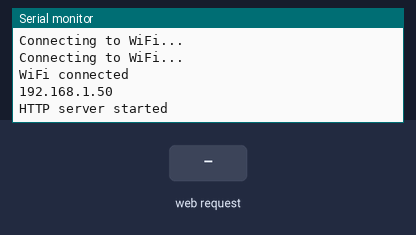
Recording of a sketch running on a simulated ESP8266 (NodeMCU). Parts: the last lines printed to the serial monitor. Inputs (shaded band) come from the test bench. WiFi joins after 1.5 s; servers stay silent unless stated.

Above: at 3.2 s.
3.3 s: HTTP request GET /setNhanhDan received
At 4.5 s:
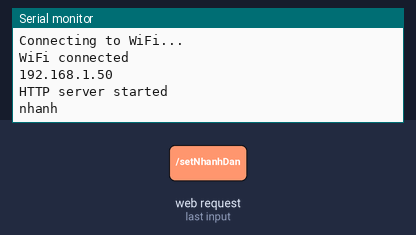
4.8 s: HTTP request GET /setChamDan received
At 5.7 s:
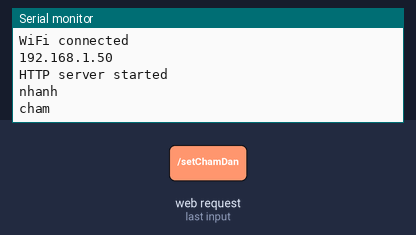
6.3 s: HTTP request GET /setXuoi received
At 6.8 s:
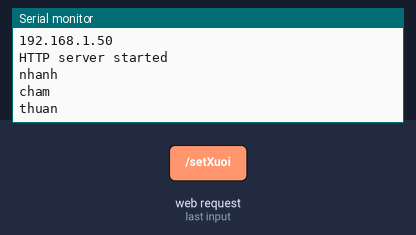
7.8 s: HTTP request GET /setNguoc received
At 9.1 s:
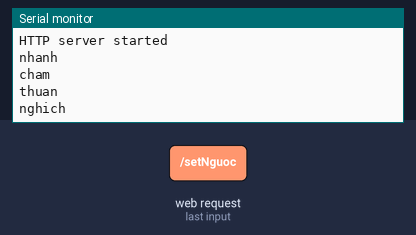

Measured:
- after the input at 3.3 s, the serial monitor: prints a new line at once (image 1)
- after the input at 4.8 s, the serial monitor: prints a new line at once (image 2)
- after the input at 6.3 s, the serial monitor: prints a new line at once (image 3)
- after the input at 7.8 s, the serial monitor: prints a new line at once (image 4)

The sketch:

ESP8266.ino
```cpp
#include <ESP8266WiFi.h>
#include <ESP8266WebServer.h>

const char *ssid = "OchaHouse Tang 2";
const char *password = "ochahouse";

ESP8266WebServer server(80);

#define GAS_SENSOR A0

void setup() {
  Serial.begin(115200);

  // Kết nối đến WiFi
  WiFi.begin(ssid, password);
  while (WiFi.status() != WL_CONNECTED) {
    delay(1000);
    Serial.println("Connecting to WiFi...");
  }

  Serial.println("WiFi connected");
  Serial.println(WiFi.localIP());

  server.on("/", HTTP_GET, handleRoot);
  server.on("/gasValue", HTTP_GET, handleReadSensor); // Đổi tên đường dẫn thành /gasValue

  server.on("/setNhanhDan", HTTP_GET, handleSetNhanhDan);
  server.on("/setChamDan", HTTP_GET, handleSetChamDan);
  server.on("/setXuoi", HTTP_GET, handleSetXuoi);
  server.on("/setNguoc", HTTP_GET, handleSetNguoc);

  server.begin();
  Serial.println("HTTP server started");
}

void loop() {
  server.handleClient();
}

void handleRoot() {
  int gasValue = analogRead(GAS_SENSOR); // Đọc giá trị từ cảm biến khí ga (sử dụng giao tiếp analog)
  String html = "<html><head><script>function updateValue() { var xhttp = new XMLHttpRequest(); xhttp.onreadystatechange = function() { if (this.readyState == 4 && this.status == 200) { document.getElementById('gasValue').innerHTML = this.responseText; } }; xhttp.open('GET', '/gasValue', true); xhttp.send(); } setInterval(updateValue, 1000);</script></head>";
  html += "<body><h1>Gas Sensor Value</h1>";
  html += "<p>Digital Value: <span id='gasValue'>" + String(gasValue) + "</span></p>"; // Hiển thị giá trị số học 1 hoặc 0 lên trang web

  html += "<button onclick='sendNhanhDan()'>Nhanh dan</button>";
  html += "<button onclick='sendChamDan()'>Cham dan</button>";
  html += "<button onclick='sendXuoi()'>Quay xuoi</button>";
  html += "<button onclick='sendNguoc()'>Quay nguoc</button>";

  html += "</body><script>function sendNhanhDan() { var xhttp = new XMLHttpRequest(); xhttp.open('GET', '/setNhanhDan', true); xhttp.send(); }</script>";
  html += "<script>function sendChamDan() { var xhttp = new XMLHttpRequest(); xhttp.open('GET', '/setChamDan', true); xhttp.send(); }</script>";
  html += "<script>function sendXuoi() { var xhttp = new XMLHttpRequest(); xhttp.open('GET', '/setXuoi', true); xhttp.send(); }</script>";
  html += "<script>function sendNguoc() { var xhttp = new XMLHttpRequest(); xhttp.open('GET', '/setNguoc', true); xhttp.send(); }</script></html>";

  server.send(200, "text/html", html);
}

void handleReadSensor() {
  int gasValue = analogRead(GAS_SENSOR); // Đọc giá trị từ cảm biến khí ga (sử dụng giao tiếp analog)
  server.send(200, "text/plain", String(gasValue)); // Gửi giá trị số học 1 hoặc 0 về cho JavaScript cập nhật trang web
}

void handleSetNhanhDan() {
  // Xử lý điều khiển động cơ nhanh dần ở đây
  Serial.println("nhanh");
  server.send(200, "text/plain", "Nhanh Dan");
}

void handleSetChamDan() {
  // Xử lý điều khiển động cơ chậm dần ở đây
  Serial.println("cham");
  server.send(200, "text/plain", "Cham Dan");
}

void handleSetXuoi() {
  // Xử lý điều khiển động cơ quay xuôi ở đây
  Serial.println("thuan");
  server.send(200, "text/plain", "Quay Xuoi");
}

void handleSetNguoc() {
  // Xử lý điều khiển động cơ quay ngược ở đây
  Serial.println("nghich");
  server.send(200, "text/plain", "Quay Nguoc");
}
```
